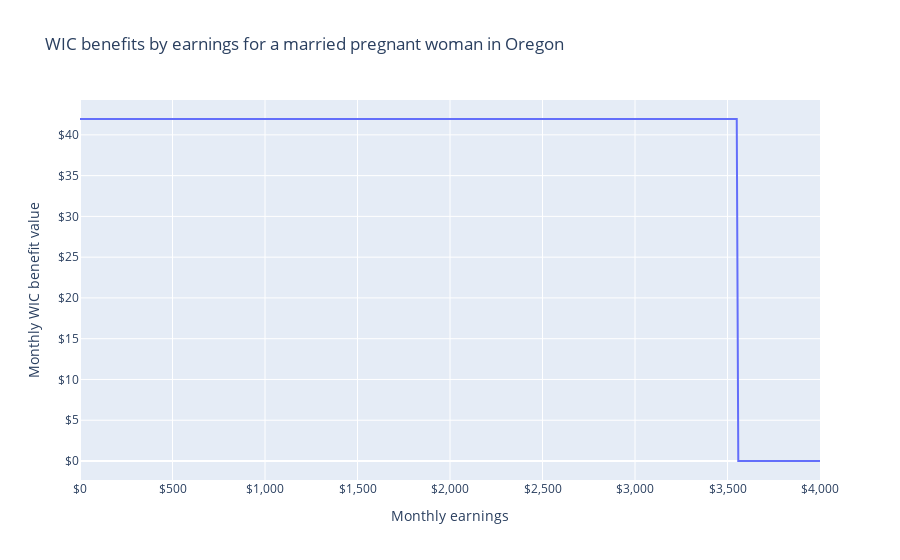

This figure's notebook cell:
### Markdown cell above
# WIC

The [Special Supplemental Nutrition Program for Women, Infants, and Children (WIC)](https://www.fns.usda.gov/wic) provides vouchers for food and formula to low-income mothers and children deemed to be at nutritional risk.
The [Food and Nutrition Service (FNS)](https://www.fns.usda.gov), a division of the [United States Department of Agriculture (USDA)](https://usda.gov), administers WIC.

## Examples

### How WIC values depend on income

Consider a pregnant woman in Oregon whose husband has no income, and whom a WIC office has deemed to be at nutritional risk.

### Code cell
from policyengine_us import IndividualSim
import numpy as np
import pandas as pd
import plotly.express as px

sim = IndividualSim(year=2022)
sim.add_person(
    name="mother",
    is_pregnant=True,
    is_wic_at_nutritional_risk=True,
    would_claim_wic=True,
)
sim.add_person(name="father")
sim.add_spm_unit(members=["mother", "father"])
sim.add_household(members=["mother", "father"], state_code="OR")

sim.vary("employment_income", max=4_000 * 12)

df = pd.DataFrame(
    dict(
        employment_income=sim.calc("employment_income")[0] / 12,
        wic=sim.calc("wic")[0] / 12,
    )
)


LABELS = dict(
    age="Child age",
    is_breastfeeding="Breastfeeding",
    wic="Monthly WIC benefit value",
    employment_income="Monthly earnings",
)

fig = px.line(
    df,
    "employment_income",
    "wic",
    labels=LABELS,
    title="WIC benefits by earnings for a married pregnant woman in Oregon",
)
fig.update_layout(xaxis_tickformat="$,", yaxis_tickformat="$,")
fig.show()

### Figure 1 — Plotly figure (JSON) as saved in the notebook; plotly's stock layout.template omitted (floating-point values rounded to 4 significant figures; data arrays with more than 128 entries replaced by an {"elided": "..."} marker saying what was removed)
{"data": [{"hovertemplate": "Monthly earnings=%{x}<br>Monthly WIC benefit value=%{y}<extra></extra>", "legendgroup": "", "line": {"color": "#636efa", "dash": "solid"}, "marker": {"symbol": "circle"}, "mode": "lines", "name": "", "orientation": "v", "showlegend": false, "type": "scatter", "x": {"elided": "481 float values"}, "xaxis": "x", "y": {"elided": "481 float values"}, "yaxis": "y"}], "layout": {"legend": {"tracegroupgap": 0}, "title": {"text": "WIC benefits by earnings for a married pregnant woman in Oregon"}, "xaxis": {"anchor": "y", "domain": [0, 1], "tickformat": "$,", "title": {"text": "Monthly earnings"}}, "yaxis": {"anchor": "x", "domain": [0, 1], "tickformat": "$,", "title": {"text": "Monthly WIC benefit value"}}}}
